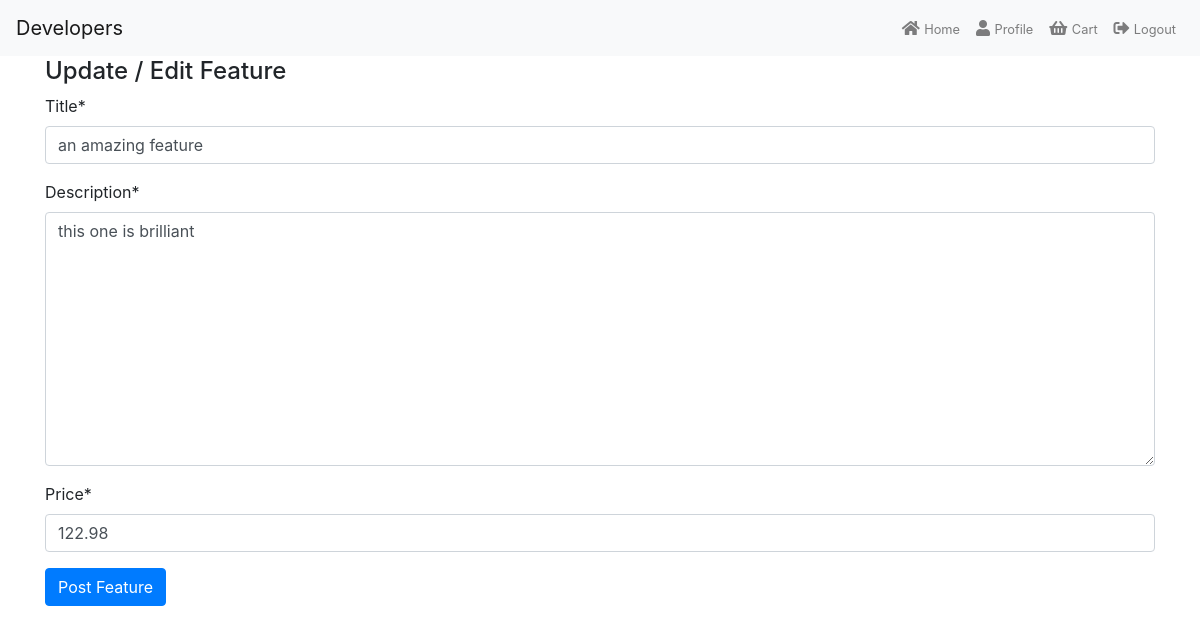
Screenshot of /feature/edit_feature/7/ (signed in) with the database file from the repository.
### feature/models.py (models this page shows, shortened)
class Feature(models.Model):
    title = models.CharField(max_length=100, default="")
    description = models.TextField()
    created_date = models.DateTimeField(default=timezone.now)
    views = models.IntegerField(default=0)
    purchased = models.IntegerField(default=0)
    upvotes = models.IntegerField(default=0)
    price = models.DecimalField(max_digits=6, decimal_places=2)
    author = models.ForeignKey(User, on_delete=models.CASCADE)

### feature/views.py (the view)
# urls.py: url(r'edit_feature/(?P<id>\d+)/', edit_feature, name="edit_feature"),
@login_required
def edit_feature(request, id):
    feature = get_object_or_404(Feature, pk=id)
    if request.method == "POST":
        form = New_posts(request.POST, instance=feature)
        if form.is_valid():
            feature = form.save(commit=False)
            feature.author = request.user
            feature.save()
            messages.success(request, "Your post has been successful!")
            return redirect(preview_feature, feature.id)
    else:
        form = New_posts(instance=feature)
        context = {
            "form": form,
        }
    return render(request, "edit_feature.html", context)

### feature/forms.py
class New_posts(forms.ModelForm):
    class Meta:
        model = Feature
        fields = ('title', 'description',
                  'price')

### cart/contexts.py (called while the page is built)
def cart_contents(request):
     cart = request.session.get('cart', {})
     cart_items = []
     total = 0
     feature_count = 0
     for id, quantity in cart.items():
          feature = get_object_or_404(Feature, pk=id)
          total += feature.price
          feature_count += quantity
          cart_items.append({'quantity': quantity, 'feature': feature})
     return {'cart_items':cart_items, 'total':total, "feature_count": feature_count}

### feature/templates/edit_feature.html (shortened to what this page needs)
{% extends 'base.html' %}
{% load crispy_forms_tags %}
{% block content %}
<div class="container">
    <h4>Update / Edit Feature</h4>
    <form method="POST">
        {{ form|crispy }}
        <button type="submit" class="btn btn-primary">Post Feature</button>
    </form>
</div>
{% endblock %}

### static/css/styles.css (style rules this page uses)
body { padding: 0; margin: 0; }

### rows the page displays
Feature: title "an amazing feature", description "this one is brilliant", price "122.98"
